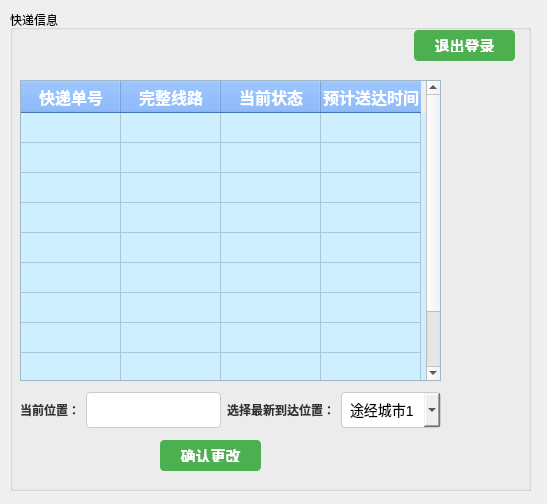
<?xml version="1.0" encoding="UTF-8"?>
<ui version="4.0">
 <class>deliveryman_main</class>
 <widget class="QWidget" name="deliveryman_main">
  <property name="geometry">
   <rect>
    <x>0</x>
    <y>0</y>
    <width>547</width>
    <height>504</height>
   </rect>
  </property>
  <property name="windowTitle">
   <string>派送员</string>
  </property>
  <widget class="QGroupBox" name="groupBox">
   <property name="geometry">
    <rect>
     <x>10</x>
     <y>10</y>
     <width>521</width>
     <height>481</height>
    </rect>
   </property>
   <property name="styleSheet">
    <string notr="true">
            QLabel {
                color: #333;
                font: 14px &quot;幼圆&quot;;
                font-weight: bold;
            }

            QLineEdit {
                padding: 8px;
                font-size: 14px;
                border: 1px solid #ccc;
                border-radius: 4px;
            }

            QComboBox {
                padding: 8px;
                font-size: 14px;
                border: 1px solid #ccc;
                border-radius: 4px;
            }

            QPushButton {
                padding: 8px 16px;
                font-size: 15px;
                font-weight: bold;
                border: 1px solid #4CAF50;
                border-radius: 4px;
                color: #fff;
                background-color: #4CAF50;
            }

            QPushButton:hover {
                background-color: #45a049;
                border: 1px solid #45a049;
            }

            QPushButton:pressed {
                background-color: #3e8e41;
            }
            QTableWidget::item:selected {
                background-color: #a6a6a6;
            }

            QTableWidget QHeaderView::section {
                background-color: #65a3ff;
                color: white;
                font-weight: bold;
                font-size: 16px;
                 padding: 2px;
            }

            QTableWidget::item {
                padding: 10px;
            }
            QTableWidget {
                font: 14px &quot;幼圆&quot;;
                background-color: #cdefff;
            }

            QTableWidget::item {
                font: 14px &quot;幼圆&quot;;
            }

            QHeaderView {
                font: bold 16px &quot;幼圆&quot;;
            }
        </string>
   </property>
   <property name="title">
    <string>快递信息</string>
   </property>
   <widget class="QPushButton" name="quitBtn">
    <property name="geometry">
     <rect>
      <x>404</x>
      <y>20</y>
      <width>101</width>
      <height>31</height>
     </rect>
    </property>
    <property name="text">
     <string>退出登录</string>
    </property>
   </widget>
   <widget class="QTableWidget" name="tableWidget">
    <property name="geometry">
     <rect>
      <x>10</x>
      <y>70</y>
      <width>421</width>
      <height>301</height>
     </rect>
    </property>
    <attribute name="verticalHeaderVisible">
     <bool>false</bool>
    </attribute>
    <row>
     <property name="text">
      <string>新建行</string>
     </property>
    </row>
    <row>
     <property name="text">
      <string>新建行</string>
     </property>
    </row>
    <row>
     <property name="text">
      <string>新建行</string>
     </property>
    </row>
    <row>
     <property name="text">
      <string>新建行</string>
     </property>
    </row>
    <row>
     <property name="text">
      <string>新建行</string>
     </property>
    </row>
    <row>
     <property name="text">
      <string>新建行</string>
     </property>
    </row>
    <row>
     <property name="text">
      <string>新建行</string>
     </property>
    </row>
    <row>
     <property name="text">
      <string>新建行</string>
     </property>
    </row>
    <row>
     <property name="text">
      <string>新建行</string>
     </property>
    </row>
    <row>
     <property name="text">
      <string>新建行</string>
     </property>
    </row>
    <column>
     <property name="text">
      <string>快递单号</string>
     </property>
    </column>
    <column>
     <property name="text">
      <string>完整线路</string>
     </property>
    </column>
    <column>
     <property name="text">
      <string>当前状态</string>
     </property>
    </column>
    <column>
     <property name="text">
      <string>预计送达时间</string>
     </property>
    </column>
   </widget>
   <widget class="QWidget" name="layoutWidget">
    <property name="geometry">
     <rect>
      <x>10</x>
      <y>380</y>
      <width>421</width>
      <height>40</height>
     </rect>
    </property>
    <layout class="QHBoxLayout" name="horizontalLayout">
     <item>
      <widget class="QLabel" name="label">
       <property name="text">
        <string>当前位置：</string>
       </property>
      </widget>
     </item>
     <item>
      <widget class="QLineEdit" name="lineEdit"/>
     </item>
     <item>
      <widget class="QLabel" name="label_2">
       <property name="text">
        <string>选择最新到达位置：</string>
       </property>
      </widget>
     </item>
     <item>
      <widget class="QComboBox" name="comboBox">
       <item>
        <property name="text">
         <string>途经城市1</string>
        </property>
       </item>
       <item>
        <property name="text">
         <string>途经城市2</string>
        </property>
       </item>
       <item>
        <property name="text">
         <string>途经城市3</string>
        </property>
       </item>
      </widget>
     </item>
    </layout>
   </widget>
   <widget class="QPushButton" name="confirmBtn">
    <property name="geometry">
     <rect>
      <x>150</x>
      <y>430</y>
      <width>101</width>
      <height>31</height>
     </rect>
    </property>
    <property name="text">
     <string>确认更改</string>
    </property>
   </widget>
  </widget>
 </widget>
 <resources/>
 <connections/>
</ui>
